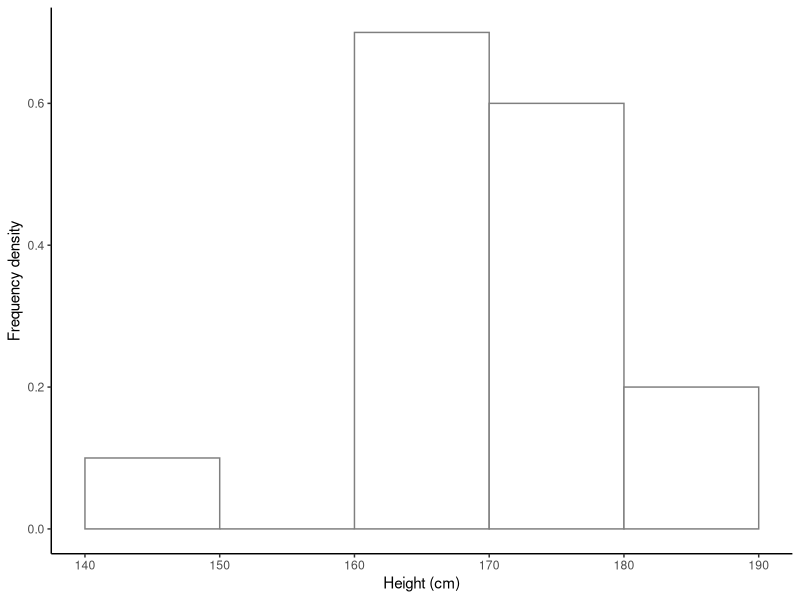
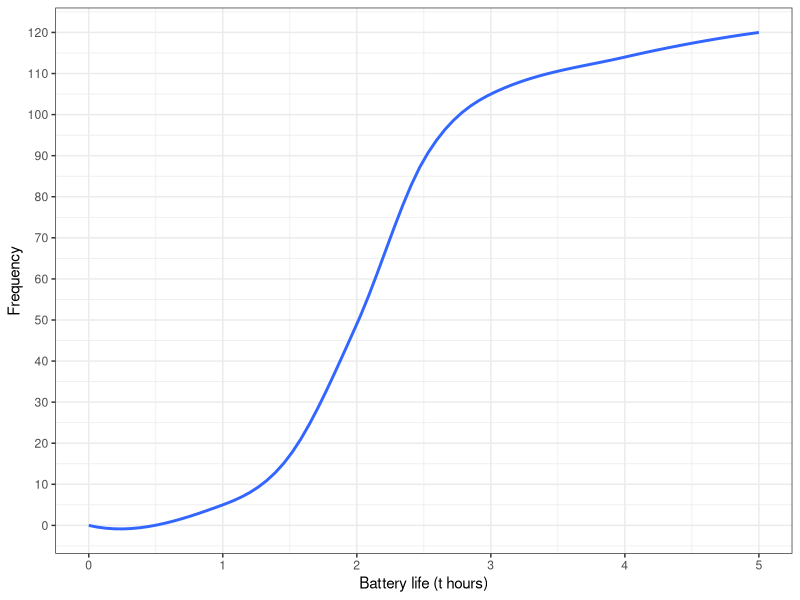
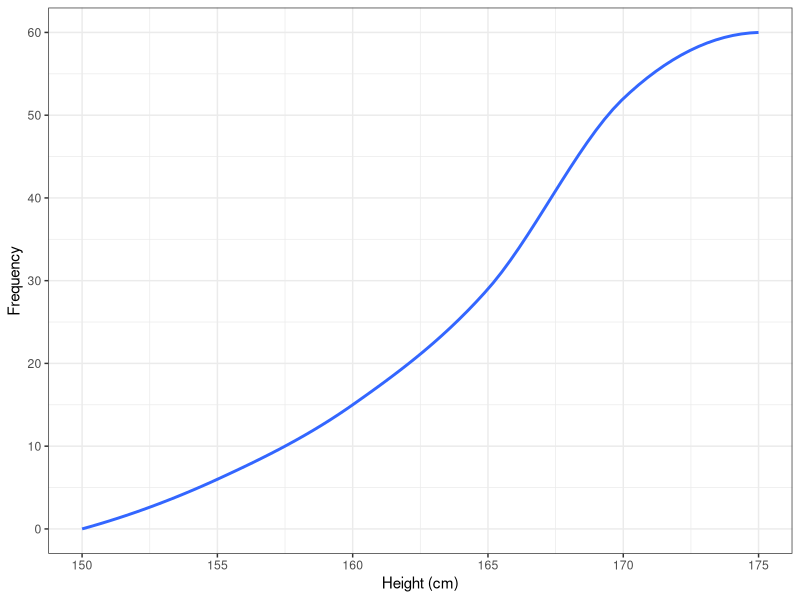

These figures' R source, in order:
library(tidyverse)

# Q1
x <- c(162, 168, 177, 147, 189, 171, 173, 168, 178, 184, 165,
       173, 179, 166, 168, 165)
sum(x)
sum(x ^ 2)
ggplot(data.frame(x), aes(x = x)) +
  geom_histogram(aes(y = ..count.. / 10),
                 breaks = c(140, 150, 160, 170, 180, 190),
                 fill = "white",
                 col = "grey50") +
  labs(x = "Height (cm)", y = "Frequency density") +
  theme_classic()

# Q3
x <- c(0, 1, 1.5, 2, 2.5,  3, 4, 5)
y <- c(0, 5, 12, 32,  40, 16, 9, 6)
y <- cumsum(y)
ggplot(data.frame(x, y), aes(x = x, y = y)) +
  geom_smooth(se = FALSE, fullrange = TRUE, span = 0.6) +
  labs(x = "Battery life (t hours)", y = "Frequency") +
  scale_y_continuous(breaks = seq(0, 120, by = 10)) +
  theme_bw()

# Q4
sub1 <- c(56, 49, 63, 58, 52, 50, 57, 61)
sub2 <- c(61, 70, 53, 60, 57, 52, 48, 79, 65)
sub3 <- c(68, 56, 58, 73, 39, 47, 55, 76)
sub4 <- c(45, 46, 42, 48, 40, 45, 44, 41, 47)

paste(sort(sub1), collapse = " & ")
paste(sort(sub2), collapse = " & ")
paste(sort(sub3), collapse = " & ")
paste(sort(sub4), collapse = " & ")

# Q5
y <- c(0, 6, 15, 29, 52, 60)
x <- c(150, 155, 160, 165, 170, 175)
ggplot(data.frame(x, y), aes(x = x, y = y)) +
  geom_smooth(se = FALSE) +
  labs(x = "Height (cm)", y = "Frequency") +
  scale_y_continuous(breaks = seq(0, 60, by = 10)) +
  theme_bw()





